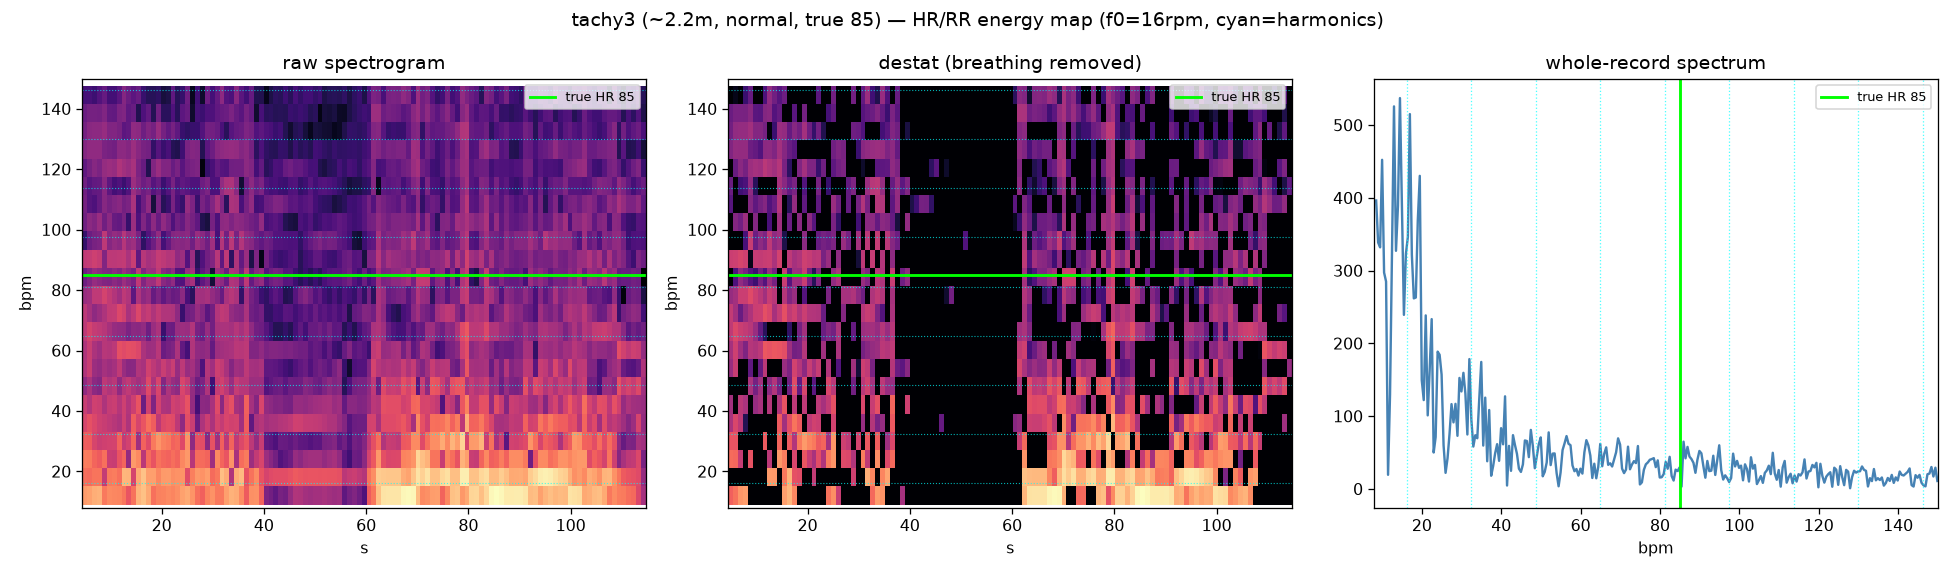

Write the Python code that produced this figure.
"""Time-frequency energy map (spectrogram) of HR/RR for tachy3 (~2.2m, normal, true
84-87). Left: raw spectrogram (breathing fundamental + harmonic comb + cardiac).
Middle: per-bpm-row destationarized (stationary breathing comb cancels, moving cardiac
survives). Right: whole-record spectrum with harmonics marked + true-HR band.
Overlays: cyan = breathing harmonics n*f0 ; green = true HR (85).
"""
import numpy as np
import matplotlib; matplotlib.use("Agg"); import matplotlib.pyplot as plt
from bcg_vitals import bandpass, sqi, demod_channels, estimate_rr, RR_LO, RR_HI

FPS = 18.78
LO_BPM, HI_BPM = 8, 150
PATH, TRUE = "tachy3_cube.npz", 85


def spectrogram(chans, top, win_s=10, hop_s=1):
    n = int(win_s * FPS); hop = int(hop_s * FPS)
    f = np.fft.rfftfreq(n, 1 / FPS); bpm = f * 60
    m = (bpm >= LO_BPM) & (bpm <= HI_BPM)
    S, tv = [], []
    for s in range(0, chans.shape[1] - n + 1, hop):
        P = np.zeros(m.sum())
        for i in top:
            seg = chans[i][s:s + n]
            P += (np.abs(np.fft.rfft(seg - seg.mean())) ** 2)[m]
        S.append(P); tv.append((s + n / 2) / FPS)
    return np.array(S).T, np.array(tv), bpm[m]


d = np.load(PATH, allow_pickle=True)
cube = np.asarray(d["snapshots"], np.complex64)
counts = d["counts"].astype(int); bins = d["bins"].astype(int)
C = cube[:, :int(counts.min()), :]
chans = demod_channels(C, bins)
_, f0, _, _ = estimate_rr(chans, FPS)
rr = np.array([sqi(bandpass(c, FPS, RR_LO, RR_HI), FPS, RR_LO, RR_HI) for c in chans])
top = np.argsort(rr)[::-1][:6]
S, tv, bpm = spectrogram(chans, top)
R = np.clip(S - np.median(S, axis=1, keepdims=True), 0, None)
harms = [k * f0 * 60 for k in range(1, 10) if LO_BPM <= k * f0 * 60 <= HI_BPM]
print(f"tachy3 f0={f0*60:.0f}rpm; harmonics(bpm)={[round(h) for h in harms]}; true HR={TRUE} "
      f"(=n{TRUE/(f0*60):.1f})")

fig, ax = plt.subplots(1, 3, figsize=(17, 5))
for a, (M, lab) in zip(ax[:2], [(S, "raw spectrogram"), (R, "destat (breathing removed)")]):
    a.pcolormesh(tv, bpm, np.log1p(M), shading="auto", cmap="magma")
    for h in harms:
        a.axhline(h, color="cyan", ls=":", lw=0.7, alpha=0.7)
    a.axhline(TRUE, color="lime", lw=1.8, label=f"true HR {TRUE}")
    a.set_ylim(LO_BPM, HI_BPM); a.set_xlabel("s"); a.set_ylabel("bpm"); a.set_title(lab)
    a.legend(fontsize=8, loc="upper right")
# whole-record spectrum
sig = np.zeros(C.shape[1])
for i in top:
    sig = sig + bandpass(chans[i], FPS, 0.13, 2.6)
f = np.fft.rfftfreq(len(sig), 1 / FPS); Sp = np.abs(np.fft.rfft(sig - sig.mean()))
mb = (f * 60 >= LO_BPM) & (f * 60 <= HI_BPM)
ax[2].plot(f[mb] * 60, Sp[mb], color="steelblue")
for h in harms:
    ax[2].axvline(h, color="cyan", ls=":", lw=0.8, alpha=0.7)
ax[2].axvline(TRUE, color="lime", lw=1.8, label=f"true HR {TRUE}")
ax[2].set_xlim(LO_BPM, HI_BPM); ax[2].set_xlabel("bpm"); ax[2].set_title("whole-record spectrum")
ax[2].legend(fontsize=8)
plt.suptitle(f"tachy3 (~2.2m, normal, true {TRUE}) — HR/RR energy map (f0={f0*60:.0f}rpm, cyan=harmonics)")
plt.tight_layout(); plt.savefig("energy_map.png", dpi=115)
print("saved energy_map.png")
